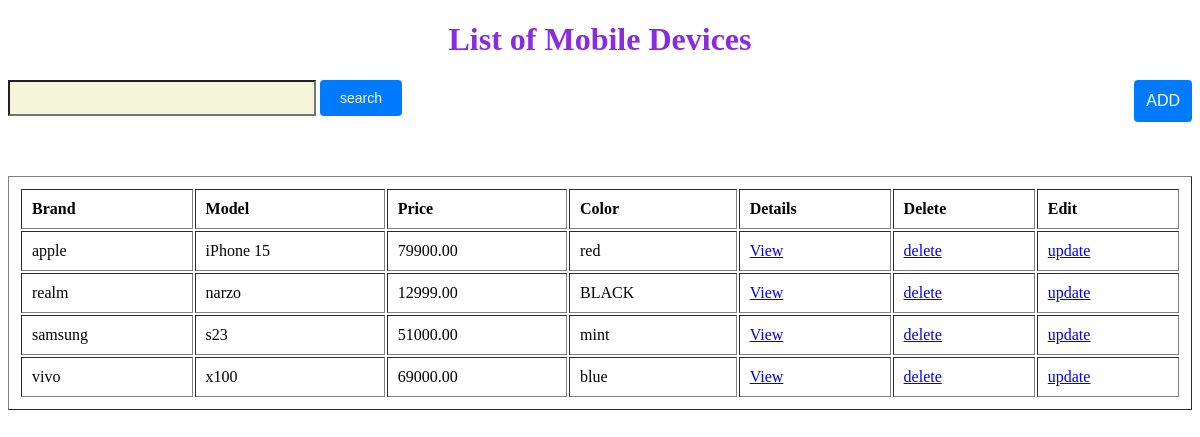
Page /list/ on the committed database.
### app/models.py (models this page shows)
class MobileDevice(models.Model):
    brand = models.CharField(max_length=50)
    model = models.CharField(max_length=50)
    color = models.CharField(max_length=20)
    price = models.DecimalField(max_digits=10, decimal_places=2)

### app/views.py (the view, shortened to what this page needs)
# urls.py: path('list/',MobileList.as_view(),name="lst"),
class MobileList(View):
    def get(self, request):
        qs = MobileDevice.objects.all()
        return render(request, "mobilelist.html", {"qs": qs})

### app/templates/mobilelist.html (shortened to what this page needs)
<!DOCTYPE html>
<html>
<head>
</head>
<body>
    <h1>List of Mobile Devices</h1>
    <a href="{% url 'add' %}" class="float-right">
        <button type="button" class="btn btn-danger me-md">ADD</button>
    </a>
    <form action="" method="post">
        <input type="text" name="text" id="searchInput">
        <button type="submit" id="search">search</button>
    </form>
        <div class="parent">
        <table border=1px solid black;>
        <tr>
            <th>Brand</th>
            <th>Model</th>
            <th>Price</th>
            <th>Color</th>
            <th>Details</th>
            <th>Delete</th>
            <th>Edit</th>
        </tr>
        {% for i in qs%}
        <tr>
           <td>{{i.brand}}</td>
            <td>{{i.model}}</td>
            <td>{{i.price}}</td>
            <td>{{i.color}}</td>
            <td><a href="{% url 'det' i.id %}">View</a></td>
            <td><a href="{% url 'rem' i.id %}">delete</a></td>
            <td><a href="{% url 'edit' i.id %}">update</a></td>
        </tr>
        {%endfor%}
    </table>
    </div>
    </body>
    </html>

### app/templates/mobilelist.html (style rules this page uses)
h1 { text-align: center; color: blueviolet; }
table { margin-top:5%; width: 100%; padding: 10px; }
.float-right { float: right; }
button { padding: 12px; background-color: #007bff; color: #fff; border: none; border-radius: 4px; cursor: pointer; font-size: 16px; }
#search { padding: 10px 20px; font-size: 14px; }
th { text-align: left; padding: 10px; }
td { padding: 10px; size: 18px; }
#searchInput { width: 300px; height: 30px; background-color: beige; }

### rows in the picture
MobileDevice: brand "apple", model "iPhone 15", price "79900.00", color "red"
MobileDevice: brand "realm", model "narzo", price "12999.00", color "BLACK"
MobileDevice: brand "samsung", model "s23", price "51000.00", color "mint"
MobileDevice: brand "vivo", model "x100", price "69000.00", color "blue"
